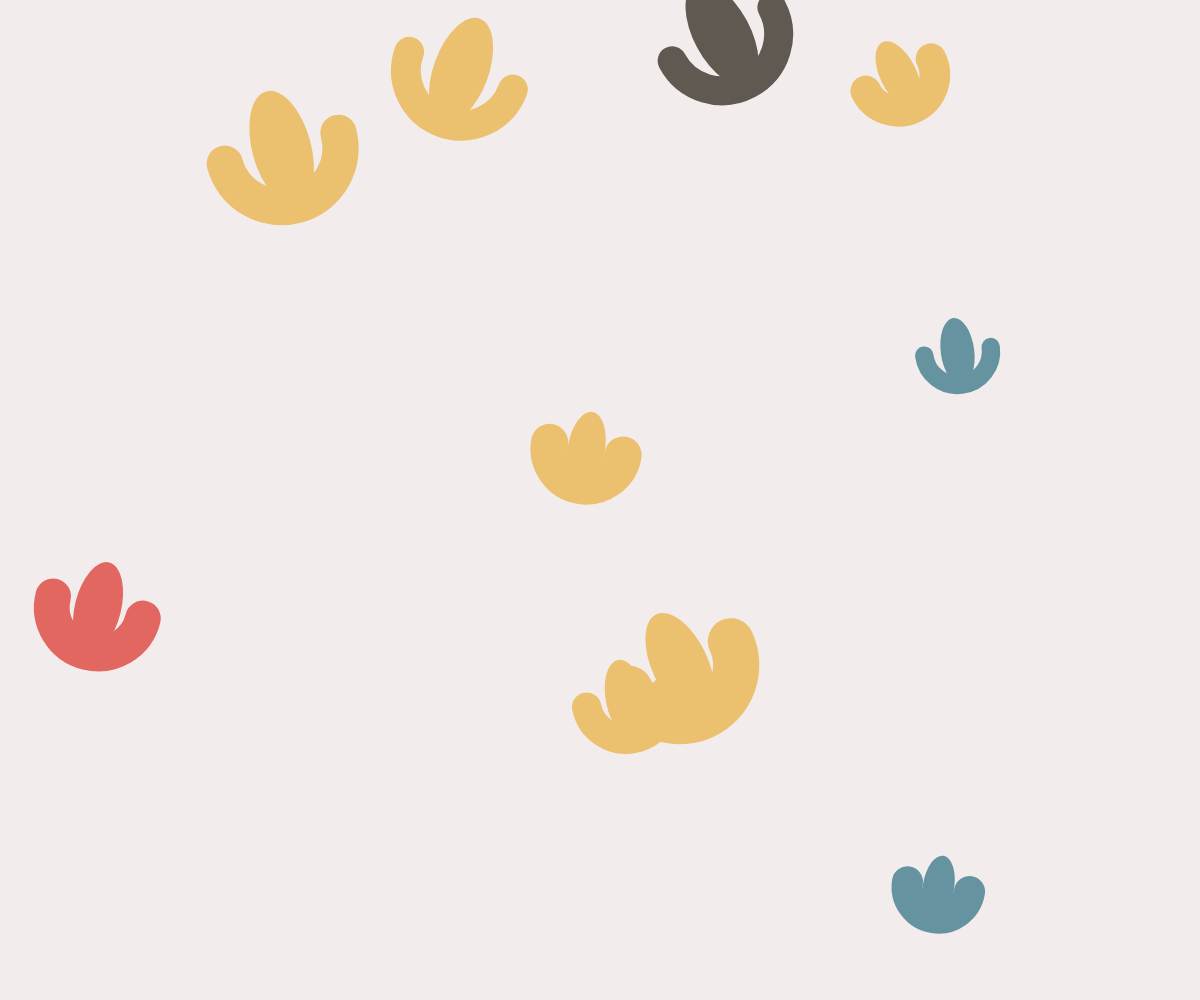
Frame 1 (no input)
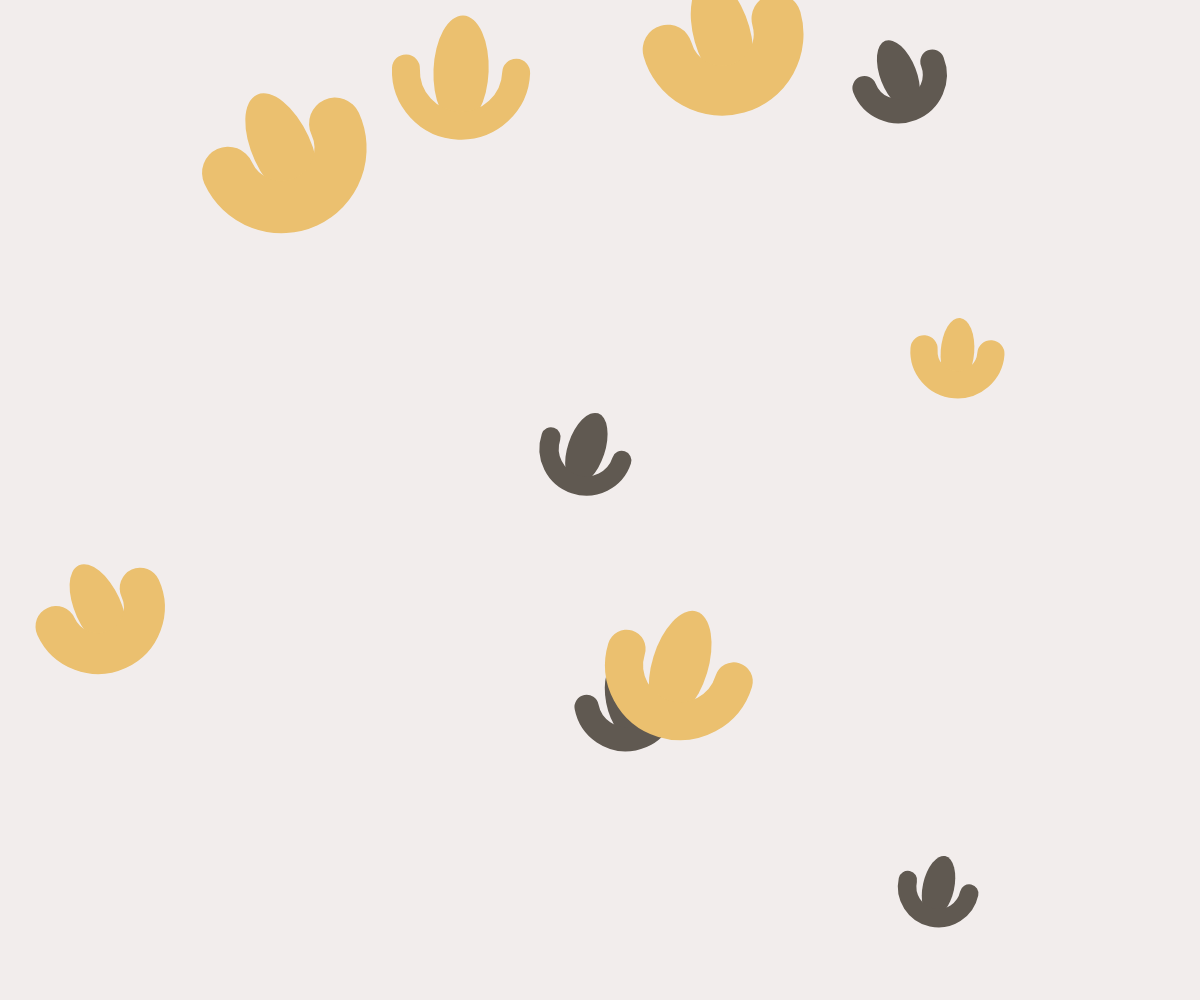
Frame 60 (no input)
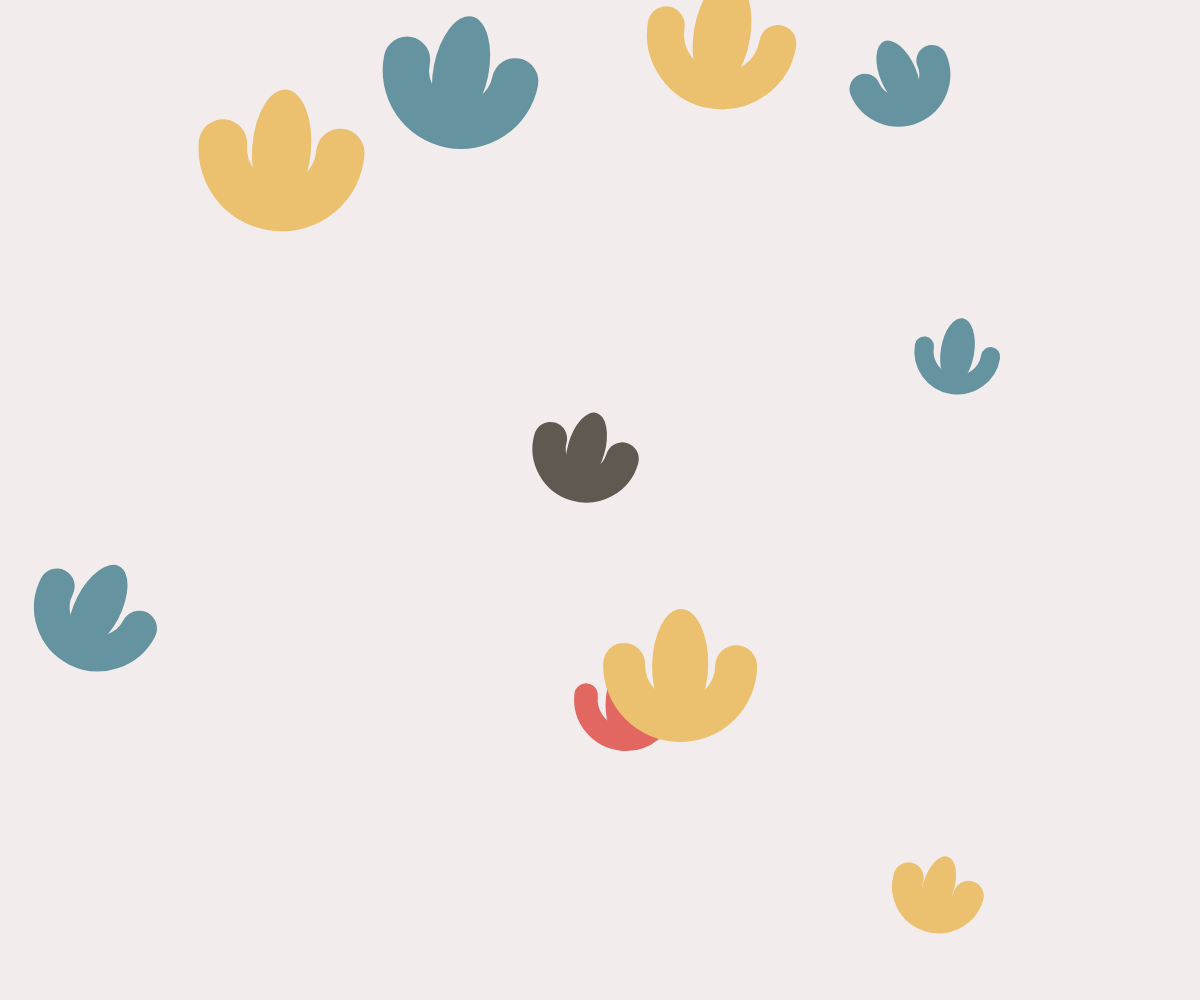
Frame 120 (the mouse pressed at the canvas centre since frame 60)

The p5.js sketch that drew these frames (run headless with seeded random() and noise() and a simulated clock; from frame 60 on, the mouse is pressed at the canvas centre):

// p5.js sketch
// ── sketch.js
let p = ["#E26761", "#6693A0", "#EBC06F", "#605951"];
var mountains = []
var mountain
class mountain_class{
 constructor(args){
  this.p = args.p || {x:width/2,y:height/2};
  this.w = args.w || random(100,120);
  this.h = args.h || random(10,12);
  this.d = args.d || random(50,120);
  this.v = args.v || {x:random(-2,2),y:random(-2,2)}
 }

draw(){
  push();
  translate(this.p.x + this.w / 2, this.p.y + this.h / 2);
  rotate(random(-30,30));

  let c = random(p);

  noStroke();
  fill(c);
  ellipse(0, 0, this.d / 2, this.d);

  noFill();
  stroke(c);
  strokeWeight(this.d / 2*random(0.5,1));
  strokeCap(ROUND);

  arc(0, 0, this.d, this.d, 0, 180);

  pop();
}
update(){
  
  if(this.p.x<0){
    this.v.x = -this.v.x
  }
  if(this.p.x>width){
    this.v.x = -this.v.x
  }
  if(this.p.y<0){
    this.v.y = -this.v.y
  }
  if(this.p.y>height){
    this.v.y = -this.v.y
  }
} 
}

function setup() {
  createCanvas(windowWidth, windowHeight);
  angleMode(DEGREES);
  background("#F2EDEC");
  for(i=0;i<10;i=i+1){  //產生多個球資料
    mountain = new mountain_class({   //傳一串參數直到class內 
      v:{x:random(-2,2),y:random(-2,2)},
      p:{x:random(0,width),y:random(0,height)},
      //a:{x:0,y:0}
     })
    mountains.push(mountain)}
    print(mountains)

  // let cells = 5;
  // let offset = width / 8;
  // let margin = offset / 1.3;
  // let w = (width - offset * 2 - margin * (cells - 1)) / cells;
  // let h = (height - offset * 2 - margin * (cells - 1)) / cells;

  // for (let j = 0; j < cells; j++) {
  //   for (let i = 0; i < cells; i++) {
  //     let x = offset + i * (w + margin);
  //     let y = offset + j * (h + margin);

  //     let d = w * random(0.5, 1.2);

  //     push();
  //     translate(x + w / 2, y + h / 2);
  //     rotate(random(-30,30));

  //     let c = random(p);

  //     noStroke();
  //     fill(c);
  //     ellipse(0, 0, d / 2, d);

  //     noFill();
  //     stroke(c);
  //     strokeWeight(d / 2*random(0.5,1));
  //     strokeCap(ROUND);

  //     arc(0, 0, d, d, 0, 180);

  //     pop();
  //   }
  // }
}

function draw() {
  background("#F2EDEC");
  for(j=0;j<mountains.length;j=j+1){
   mountain = mountains[j]
   mountain.draw()   //繪出球的位子
   mountain.update()
  }
 }
